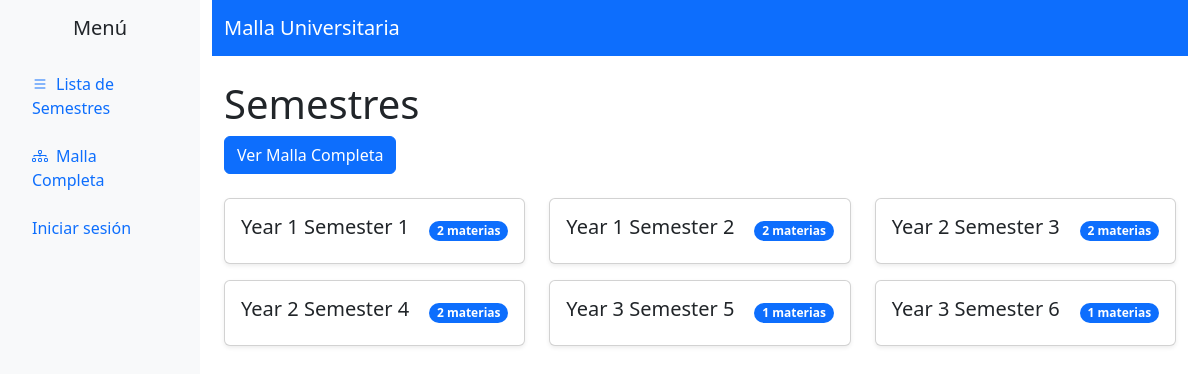
Page /malla/semesters/ on the committed database.
### malla/models.py (models this page shows, shortened)
class Semester(models.Model):
    name = models.CharField(max_length=100)
    prev_semester = models.ForeignKey('self', on_delete=models.SET_NULL, null=True, blank=True, related_name='next_semester_rel')
    next_semester = models.ForeignKey('self', on_delete=models.SET_NULL, null=True, blank=True, related_name='prev_semester_rel')

### malla/views.py (the view)
# urls.py: path('semesters/', views.semester_list, name='semester_list'),
def semester_list(request):
    isSuperUser = request.session.get("isSuperUser")
    isLogged = request.session.get("isLogged")
    semesters = Semester.objects.all()
    return render(request, 'malla/semester_list.html', {'semesters': semesters, 'isSuperUser': isSuperUser, 'isLogged': isLogged})

### malla/templates/malla/semester_list.html (shortened to what this page needs)
{% extends 'malla/base.html' %}
{% block content %}
<h1>Semestres</h1>
<div class="d-flex justify-content-between align-items-center mb-4">
    <a href="{% url 'malla:full_curriculum' %}" class="btn btn-primary">Ver Malla Completa</a>
</div>
{% if semesters %}
<div class="row">
    {% for semester in semesters %}
    <div class="col-md-6 col-lg-4 mb-3">
        <div class="card h-100 shadow-sm">
            <div class="card-body d-flex justify-content-between align-items-center">
                <a href="{% url 'malla:subject_list' semester.id %}" class="card-title h5 text-decoration-none">{{ semester.name }}</a>
                <span class="badge bg-primary rounded-pill">{{ semester.subjects.count }} materias</span>
            </div>
        </div>
    </div>
    {% endfor %}
</div>
{% else %}
<div class="alert alert-info" role="alert">
    No hay semestres disponibles. <a href="{% url 'malla:career_setup' %}">Configura tu carrera</a> para comenzar.
</div>
{% endif %}
{% endblock %}

### rows in the picture
Semester: name "Year 1 Semester 1", subjects.count "2"
Semester: name "Year 1 Semester 2", subjects.count "2"
Semester: name "Year 2 Semester 3", subjects.count "2"
Semester: name "Year 2 Semester 4", subjects.count "2"
Semester: name "Year 3 Semester 5", subjects.count "1"
Semester: name "Year 3 Semester 6", subjects.count "1"
